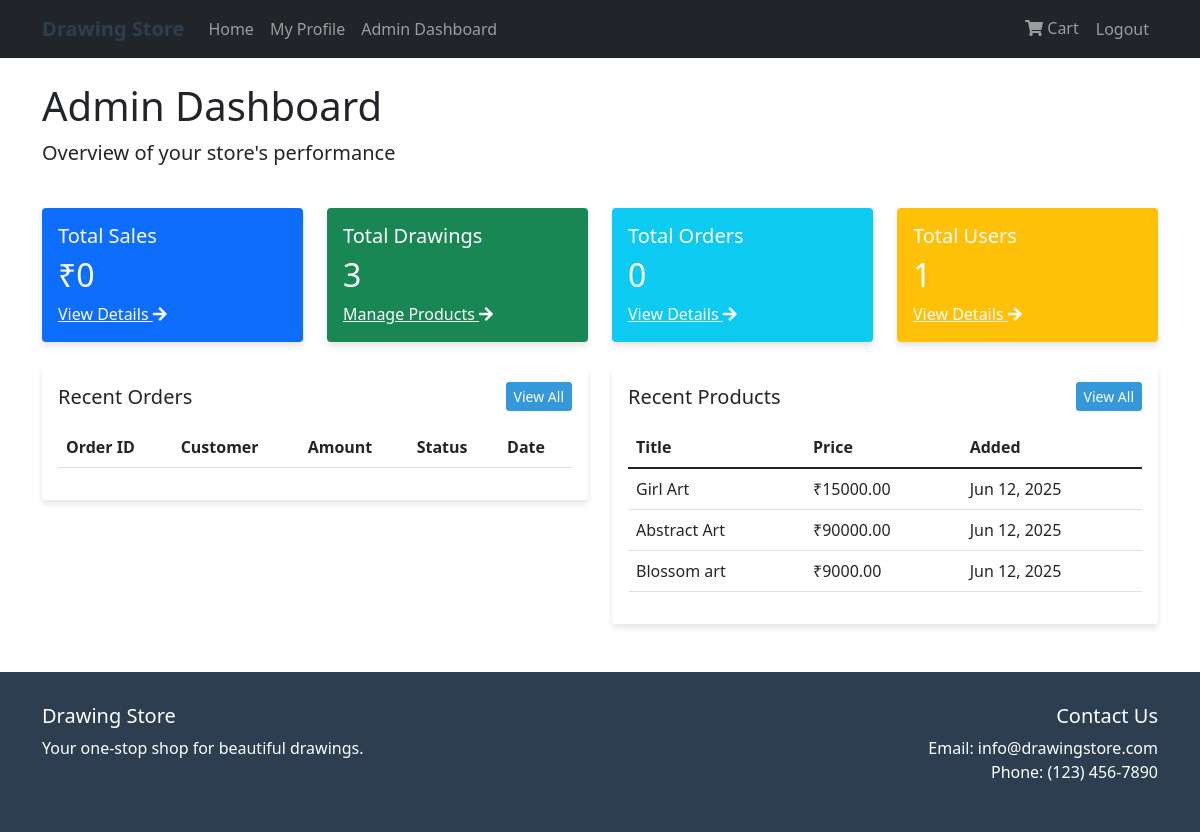
/admin-dashboard/ (signed in), run on the app's committed database.
### store/models.py (models this page shows, shortened)
class Product(models.Model):
    title = models.CharField(max_length=200)
    description = models.TextField()
    price = models.DecimalField(max_digits=10, decimal_places=2)
    image_url = models.URLField(max_length=500, blank=True)
    stock = models.IntegerField(default=0)
    created_at = models.DateTimeField(auto_now_add=True)
    updated_at = models.DateTimeField(auto_now=True)

### store/views.py (the view)
# urls.py: path('admin-dashboard/', views.admin_dashboard, name='admin_dashboard'),
@login_required
@user_passes_test(is_staff)
def admin_dashboard(request):
    try:
        total_sales = Order.objects.filter(status='delivered').aggregate(total=models.Sum('total_amount'))['total'] or 0
        monthly_sales = Order.objects.filter(status='delivered').values('created_at__year', 'created_at__month').annotate(
            total=models.Sum('total_amount')
        ).order_by('created_at__year', 'created_at__month')
        total_drawings = Product.objects.count()
        low_stock_products = Product.objects.filter(stock__lte=5)
        recent_products = Product.objects.order_by('-created_at')[:5]
        products = Product.objects.all().order_by('-created_at')
        products_paginator = Paginator(products, 10)  # Show 10 products per page
        products_page = request.GET.get('products_page')
        products = products_paginator.get_page(products_page)
        total_orders = Order.objects.count()
        recent_orders = Order.objects.order_by('-created_at')[:5]
        orders = Order.objects.all().order_by('-created_at')
        orders_paginator = Paginator(orders, 10)  # Show 10 orders per page
        orders_page = request.GET.get('orders_page')
        orders = orders_paginator.get_page(orders_page)
        order_status_counts = Order.objects.values('status').annotate(count=Count('id'))
        total_users = User.objects.count()
        recent_users = User.objects.order_by('-date_joined')[:5]
        users = User.objects.all().order_by('-date_joined')
        users_paginator = Paginator(users, 10)  # Show 10 users per page
        users_page = request.GET.get('users_page')
        users = users_paginator.get_page(users_page)
        context = {
            'total_sales': total_sales,
            'monthly_sales': monthly_sales,
            'total_drawings': total_drawings,
            'low_stock_products': low_stock_products,
            'recent_products': recent_products,
            'products': products,
            'total_orders': total_orders,
            'recent_orders': recent_orders,
            'orders': orders,
            'order_status_counts': order_status_counts,
            'total_users': total_users,
            'recent_users': recent_users,
            'users': users,
            'order_status_choices': Order.STATUS_CHOICES,
        }
        return render(request, 'store/admin_dashboard.html', context)
    except Exception as e:
        messages.error(request, f'Error loading admin dashboard: {str(e)}')
        return redirect('home')

### store/views.py (called while the page is built)
def is_staff(user):
    return user.is_staff

### store/templates/store/admin_dashboard.html (shortened to what this page needs)
{% extends 'store/base.html' %}
{% block content %}
<div class="row mb-4">
    <div class="col-12">
        <h1>Admin Dashboard</h1>
        <p class="lead">Overview of your store's performance</p>
    </div>
</div>
<div class="row mb-4">
    <div class="col-md-3">
        <div class="card bg-primary text-white">
            <div class="card-body">
                <h5 class="card-title">Total Sales</h5>
                <h2 class="card-text">₹{{ total_sales }}</h2>
                <a href="#" class="text-white" data-bs-toggle="modal" data-bs-target="#ordersModal">
                    View Details <i class="fas fa-arrow-right"></i>
                </a>
            </div>
        </div>
    </div>
    <div class="col-md-3">
        <div class="card bg-success text-white">
            <div class="card-body">
                <h5 class="card-title">Total Drawings</h5>
                <h2 class="card-text">{{ total_drawings }}</h2>
                <a href="#" class="text-white" data-bs-toggle="modal" data-bs-target="#productsModal">
                    Manage Products <i class="fas fa-arrow-right"></i>
                </a>
            </div>
        </div>
    </div>
    <div class="col-md-3">
        <div class="card bg-info text-white">
            <div class="card-body">
                <h5 class="card-title">Total Orders</h5>
                <h2 class="card-text">{{ total_orders }}</h2>
                <a href="#" class="text-white" data-bs-toggle="modal" data-bs-target="#ordersModal">
                    View Details <i class="fas fa-arrow-right"></i>
                </a>
            </div>
        </div>
    </div>
    <div class="col-md-3">
        <div class="card bg-warning text-white">
            <div class="card-body">
                <h5 class="card-title">Total Users</h5>
                <h2 class="card-text">{{ total_users }}</h2>
                <a href="#" class="text-white" data-bs-toggle="modal" data-bs-target="#usersModal">
                    View Details <i class="fas fa-arrow-right"></i>
                </a>
            </div>
        </div>
    </div>
</div>
<div class="row">
    <div class="col-md-6">
        <div class="card">
            <div class="card-body">
                <div class="d-flex justify-content-between align-items-center mb-3">
                    <h5 class="card-title mb-0">Recent Orders</h5>
                    <a href="#" class="btn btn-sm btn-primary" data-bs-toggle="modal" data-bs-target="#ordersModal">View All</a>
                </div>
                <div class="table-responsive">
                    <table class="table table-hover">
                        <thead>
                            <tr>
                                <th>Order ID</th>
                                <th>Customer</th>
                                <th>Amount</th>
                                <th>Status</th>
                                <th>Date</th>
                            </tr>
                        </thead>
                    </table>
                </div>
            </div>
        </div>
    </div>
    <div class="col-md-6">
        <div class="card">
            <div class="card-body">
                <div class="d-flex justify-content-between align-items-center mb-3">
                    <h5 class="card-title mb-0">Recent Products</h5>
                    <a href="#" class="btn btn-sm btn-primary" data-bs-toggle="modal" data-bs-target="#productsModal">View All</a>
                </div>
                <div class="table-responsive">
                    <table class="table table-hover">
                        <thead>
                            <tr>
                                <th>Title</th>
                                <th>Price</th>
                                <th>Added</th>
                            </tr>
                        </thead>
                        <tbody>
                            {% for product in recent_products %}
                            <tr>
                                <td>{{ product.title }}</td>
                                <td>₹{{ product.price }}</td>
                                <td>{{ product.created_at|date:"M j, Y" }}</td>
                            </tr>
                            {% endfor %}
                        </tbody>
                    </table>
                </div>
            </div>
        </div>
    </div>
</div>
{% endblock %}

### store/templates/store/base.html (shortened to what this page needs)
<!DOCTYPE html>
<html lang="en">
<head>
    <link href="https://cdn.jsdelivr.net/npm/bootstrap@5.1.3/dist/css/bootstrap.min.css" rel="stylesheet">
    <link href="https://cdnjs.cloudflare.com/ajax/libs/font-awesome/5.15.4/css/all.min.css" rel="stylesheet">
</head>
<body>
    <nav class="navbar navbar-expand-lg navbar-dark bg-dark">
        <div class="container">
            <a class="navbar-brand" href="{% url 'home' %}">Drawing Store</a>
            <div class="collapse navbar-collapse" id="navbarNav">
                <ul class="navbar-nav me-auto">
                    <li class="nav-item">
                        <a class="nav-link" href="{% url 'home' %}">Home</a>
                    </li>
                    {% if user.is_authenticated %}
                    <li class="nav-item">
                        <a class="nav-link" href="{% url 'profile' %}">My Profile</a>
                    </li>
                    {% endif %}
                    {% if user.is_staff %}
                    <li class="nav-item">
                        <a class="nav-link" href="{% url 'admin_dashboard' %}">Admin Dashboard</a>
                    </li>
                    {% endif %}
                </ul>
                <ul class="navbar-nav">
                    <li class="nav-item">
                        <a class="nav-link" href="{% url 'view_cart' %}">
                            <i class="fas fa-shopping-cart"></i> Cart
                        </a>
                    </li>
                    {% if user.is_authenticated %}
                    <li class="nav-item">
                        <form method="post" action="{% url 'logout' %}" class="d-inline">
                            <button type="submit" class="nav-link btn btn-link" style="text-decoration: none;">Logout</button>
                        </form>
                    </li>
                    {% endif %}
                </ul>
            </div>
        </div>
    </nav>
    <div class="container mt-4">
        {% block content %}
        {% endblock %}
    </div>
    <footer class="footer">
        <div class="container">
            <div class="row">
                <div class="col-md-6">
                    <h5>Drawing Store</h5>
                    <p>Your one-stop shop for beautiful drawings.</p>
                </div>
                <div class="col-md-6 text-md-end">
                    <h5>Contact Us</h5>
                    <p>Email: info@drawingstore.com<br>Phone: (123) 456-7890</p>
                </div>
            </div>
        </div>
    </footer>
</body>
</html>

### store/templates/store/base.html (style rules this page uses)
.navbar-brand { font-weight: bold; color: #2c3e50 !important; }
.card { transition: transform 0.2s; border: none; box-shadow: 0 4px 6px rgba(0, 0, 0, 0.1); }
.btn-primary { background-color: #3498db; border: none; }
.footer { background-color: #2c3e50; color: white; padding: 2rem 0; margin-top: 3rem; }

### data on the page
Product: title "Girl Art", price "15000.00", created_at "Jun 12, 2025"
Product: title "Abstract Art", price "90000.00", created_at "Jun 12, 2025"
Product: title "Blossom art", price "9000.00", created_at "Jun 12, 2025"

### other printed values
{{ total_sales }} "0"
{{ total_drawings }} "3"
{{ total_orders }} "0"
{{ total_users }} "1"
